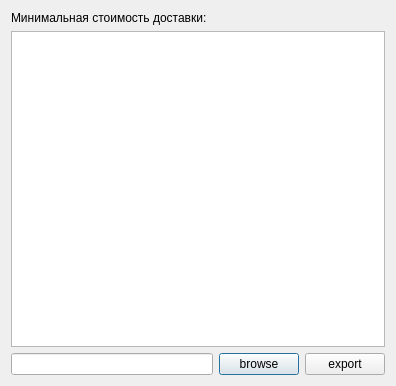
<?xml version="1.0" encoding="UTF-8"?>
<ui version="4.0">
 <class>SecondWindow</class>
 <widget class="QDialog" name="SecondWindow">
  <property name="geometry">
   <rect>
    <x>0</x>
    <y>0</y>
    <width>387</width>
    <height>386</height>
   </rect>
  </property>
  <property name="windowTitle">
   <string>Dialog</string>
  </property>
  <layout class="QGridLayout" name="gridLayout">
   <item row="0" column="0">
    <widget class="QLabel" name="label_result">
     <property name="text">
      <string>Минимальная стоимость доставки:</string>
     </property>
    </widget>
   </item>
   <item row="1" column="0" colspan="4">
    <widget class="QTableWidget" name="tableWidget_result"/>
   </item>
   <item row="2" column="2">
    <widget class="QPushButton" name="pushSelectDir">
     <property name="text">
      <string>browse</string>
     </property>
    </widget>
   </item>
   <item row="2" column="0" colspan="2">
    <widget class="QLineEdit" name="lineEditDir"/>
   </item>
   <item row="2" column="3">
    <widget class="QPushButton" name="pushExportCSV">
     <property name="text">
      <string>export</string>
     </property>
    </widget>
   </item>
  </layout>
 </widget>
 <resources/>
 <connections/>
</ui>
